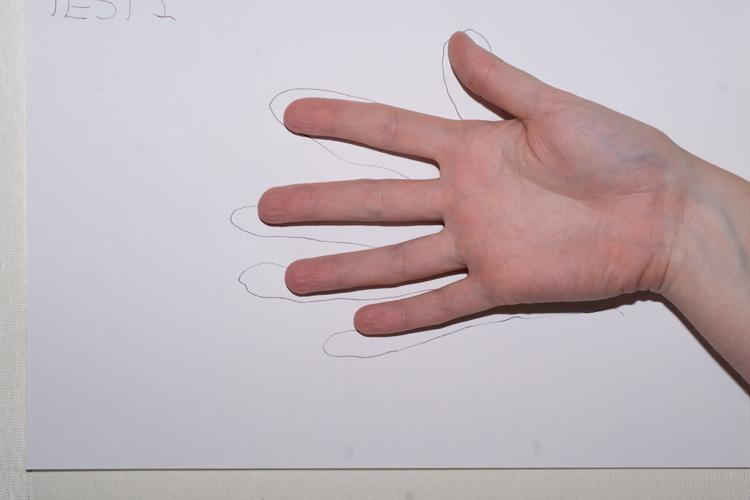
#> input picture PHD/papersTOREAD/Fluoroscopy Related Papers/FLuoroscopic Segmentation/important ones/fluoroscopySegmentationSpecific/MatLab-ActiveModels_version7/Fotos/test001.jpg, 750 x 500 px
$ python hist2.py '../../../../../../../../papersTOREAD/Fluoroscopy Related Papers/FLuoroscopic Segmentation/important ones/fluoroscopySegmentationSpecific/MatLab-ActiveModels_version7/Fotos/test001.jpg'   (Python 2 division)   (older library calls are emulated)
#> lines starting #> are read from the running program, lines starting #| are printed output that depends on the picture
#> `targetImage = cv2.imread(sys.argv[1],cv2.IMREAD_GRAYSCALE)#Make SURE Y..`:
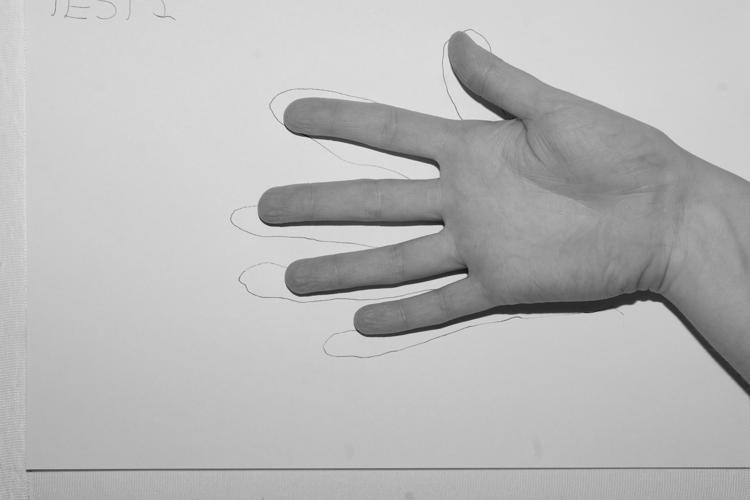
#> targetImage: shape (500, 750); min 12, max 237, mean 183.3
import cv2
import numpy as np
import sys

#http://docs.opencv.org/3.1.0/d1/db7/tutorial_py_histogram_begins.html
#http://docs.opencv.org/2.4/doc/tutorials/imgproc/histograms/histogram_calculation/histogram_calculation.html#histogram-calculation

hbins = 180
sbins = 255
hrange = [0,180]
srange = [0,256]
ranges = hrange+srange


def hist_lines(im,x1,x2,y1,y2):
#> called with x1 = 450, x2 = 500, y1 = 150, y2 = 200
    h = np.zeros((300,256,3))
    #if len(im.shape)!=2:
    #    print "hist_lines applicable only for grayscale images"
    #    #print "so converting image to grayscale for representation"
    #    im = cv2.cvtColor(im,cv2.COLOR_BGR2GRAY)
    print "im.shape=%s %s"%(im.shape)
#| im.shape=500 750

    im = im[y1:y2,x1:x2].copy()
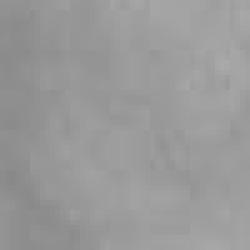
#> im: shape (50, 50) (shown 5 times larger); min 137, max 169, mean 153.4


    hist_item = cv2.calcHist([im],[0],None,[256],[0,256])
#> hist_item = 256 values, max 183 at index 157, min 0 at index 0, mean 9.77

    cv2.normalize(hist_item,hist_item,0,255,cv2.NORM_MINMAX)
    hist=np.int32(np.around(hist_item))
#> hist = 256 values, max 255 at index 157, min 0 at index 0, mean 13.61
    for x,y in enumerate(hist):
        cv2.line(h,(x,0),(x,y),(255,255,255))
#> this loop made 1 pass
#> (x, y) on pass 1: (0, [0])
#> h: shape (300, 256, 3) float64; every value is 0
    y = np.flipud(h)
    cv2.namedWindow('histogram_target[%d:%d,%d:%d]'%(y1,y2,x1,x2),cv2.WINDOW_NORMAL)
    cv2.imshow('histogram_target[%d:%d,%d:%d]'%(y1,y2,x1,x2),y)

    return hist_item

#TARGET IMAGE ROI
targetImage = cv2.imread(sys.argv[1],cv2.IMREAD_GRAYSCALE)#Make SURE YOU READ GRAYSCALE OTHERWISE HISTOGRAM DOESN'T WORK	 iso_colour_bars.png')

target_x1=450
target_x2=500
target_y1=150
target_y2=200
#> (the run stopped early here; a loop or call above may not have finished)

$ run again, on PHD/papersTOREAD/Fluoroscopy Related Papers/FLuoroscopic Segmentation/important ones/fluoroscopySegmentationSpecific/MatLab-ActiveModels_version7/Fotos/train009.jpg
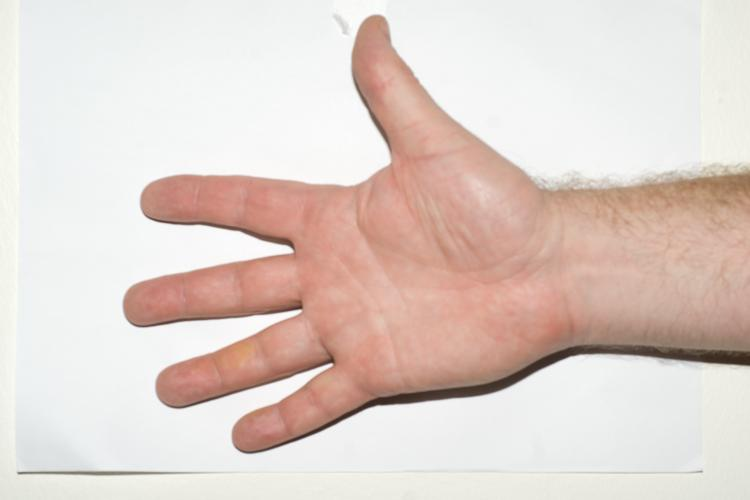
#> input picture PHD/papersTOREAD/Fluoroscopy Related Papers/FLuoroscopic Segmentation/important ones/fluoroscopySegmentationSpecific/MatLab-ActiveModels_version7/Fotos/train009.jpg, 750 x 500 px
#> `targetImage = cv2.imread(sys.argv[1],cv2.IMREAD_GRAYSCALE)#Make SURE Y..`:
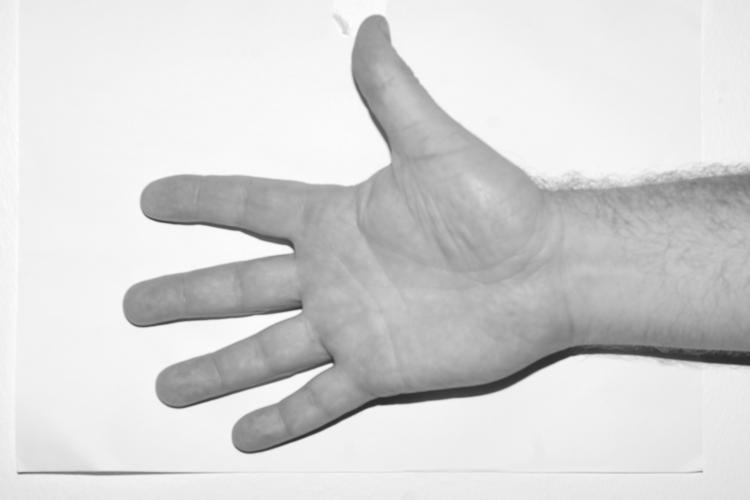
#> targetImage: shape (500, 750); min 39, max 255, mean 213.6
#| im.shape=500 750
#> in hist_lines, `im = im[y1:y2,x1:x2].copy()`:
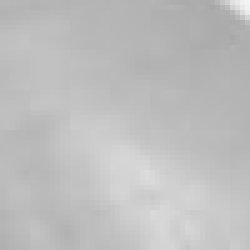
#> im: shape (50, 50) (shown 5 times larger); min 168, max 244, mean 190.1
#> hist_item = 256 values, max 118 at index 185, min 0 at index 0, mean 9.77
#> hist = 256 values, max 255 at index 185, min 0 at index 0, mean 21.09
#> the loop in hist_lines, `for x,y in enumerate(hist):` made 1 pass
#> (x, y) on pass 1: (0, [0])
